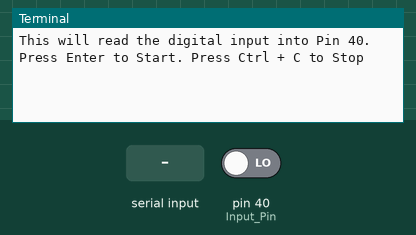
Simulated run of this program. Board: Raspberry Pi (header pin numbers). On the bench: the last lines printed to the terminal. Inputs (shaded band) come from the test bench; at power-on: pin 40 (Input_Pin) LOW.

Above: at 1.2 s.
1.3 s: "1" typed at the terminal, then Enter
At 1.46 s:
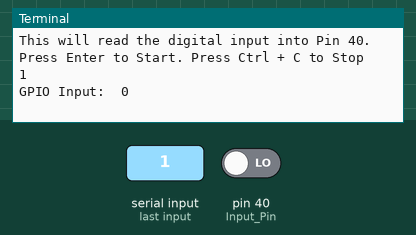
2.8 s: pin 40 (Input_Pin) driven HIGH
At 3.06 s:
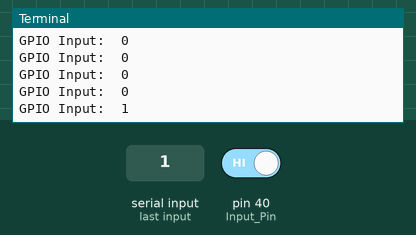

Measured:
- after the input at 1.3 s, the terminal: prints a new line at once (image 1)
- after the input at 2.8 s, the terminal: prints a new line after 0.10 s (image 2)

The program:

Lesson3GPIOInput.py
```python
'''
Project 3 : Understanding GPIO Inputs and Pull Up and Pull Down Resistors
'''

'''
First let's try to read the input or the incoming signal into a GPIO pin:
1. Grab a female to female jumper and hook a female to GPIO 40, and the other female to GPIO 1 for the 3.3 v output
(never do this on pin 2 which is 5 v! that will fry the pi)
2. let's read this signal on GPIO 40 coming from GPIO 1. In this digital world, a 3.3 v counts as a 1 (on) and lower than that is a 0 (off or false).
So if we read correctly, we should read a 1.
'''

input("This will read the digital input into Pin 40. Press Enter to Start. Press Ctrl + C to Stop")

# first,the GPIO library has to be imported on the machine
import RPi.GPIO as GPIO
from time import sleep

# Need to say which numbering convention we're using for the pins, BSM(Broadcom) or Board
GPIO.setmode(GPIO.BOARD)

'''
Need to tell the pi whether our pin will function as input or output by providing the number and function.
In our case, GPIO pin 40 is used to receive voltage, so it's an input pin.
(This assignment has to be undone once all work/project is completed so the pins will not have a preset function assigned to them.)
Then we read the input.
'''
Input_Pin = 40
GPIO.setup(Input_Pin, GPIO.IN)
try:
	while True:
		Read_Value = GPIO.input(Input_Pin)
		print('GPIO Input: ', Read_Value)
		sleep(0.2)
except KeyboardInterrupt: # to exit the program properly while cleaning up the pins
	GPIO.cleanup()

'''
while loop is used to let it run continuously, but to let keyboard interrupt get out of it, the whole loop is put inside a try/except.
when it comes into the except condition, it wil clean the slate of the GPIO pins for the next round of calls
try hooking to GPIO 39, which is ground, instead of pin 1 with 3.3 v output then run the code. You shoud read a 0 this time
try no hooking to 39 or 1: this is a floating input and you might get a 0 or a 1. Not Good!
and this is why we need a pullup or pulldown resister with a push button to change signals instead of hoking and unhooking.

For a pull up resistor:
Pin 40 is connected to Pin 1 through a 10k ohm resistor and connected to ground through a switch.
When the switch is up, pin 40 see the voltage from pin 1 and reads 1 since there is no current going anywhere.
When switch is down, the voltage from pin 1 sees ground and current flows, so pin 40 will read a 0.
The above, when the switch is up it reads 1 so it's a pull up resistor.

For the pull down resistor:
This is when Pin 40 is connected to ground through a resistor, and connected to pin 1 (voltage source) through a switch.
When the switch is up, all pin 40 sees is ground so it would read 0 and when switch is down, current flows and it reads a 1, hence the name pull down resistor
'''
```
